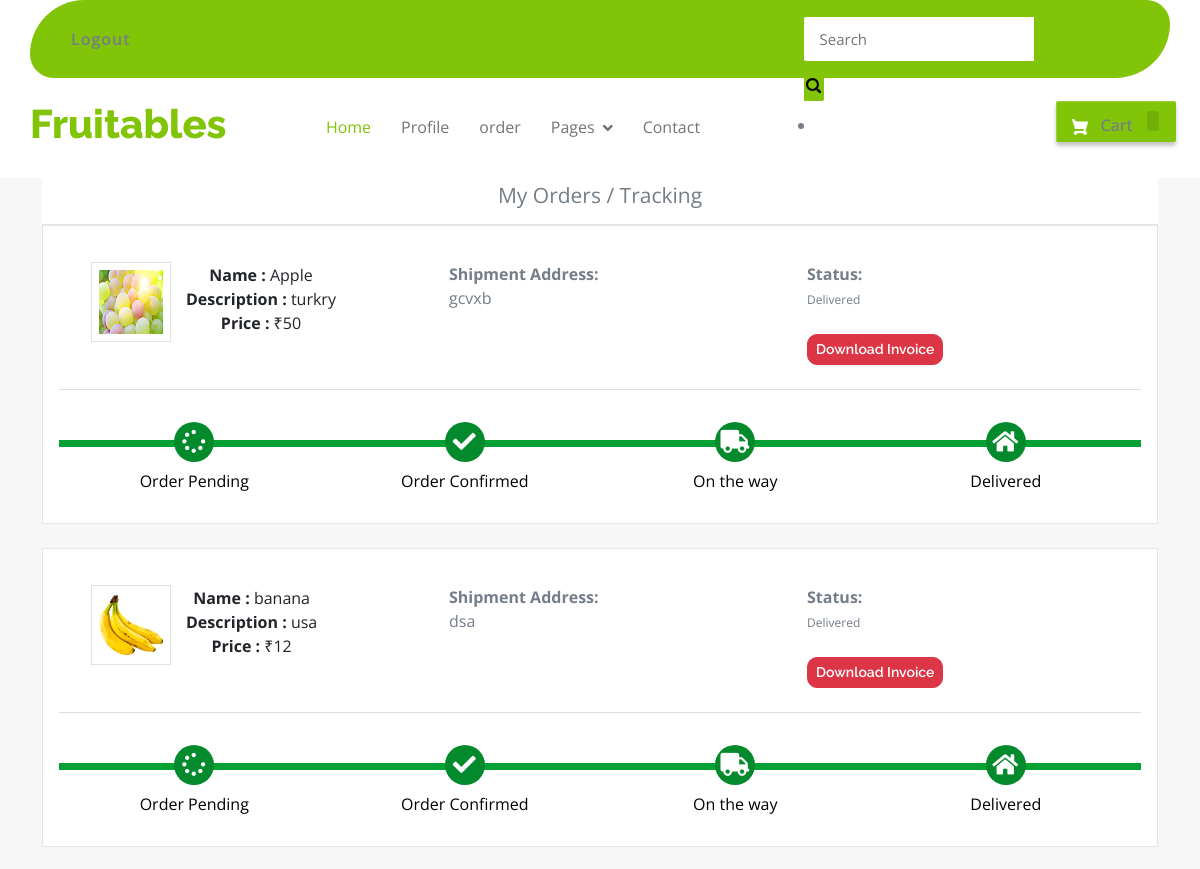
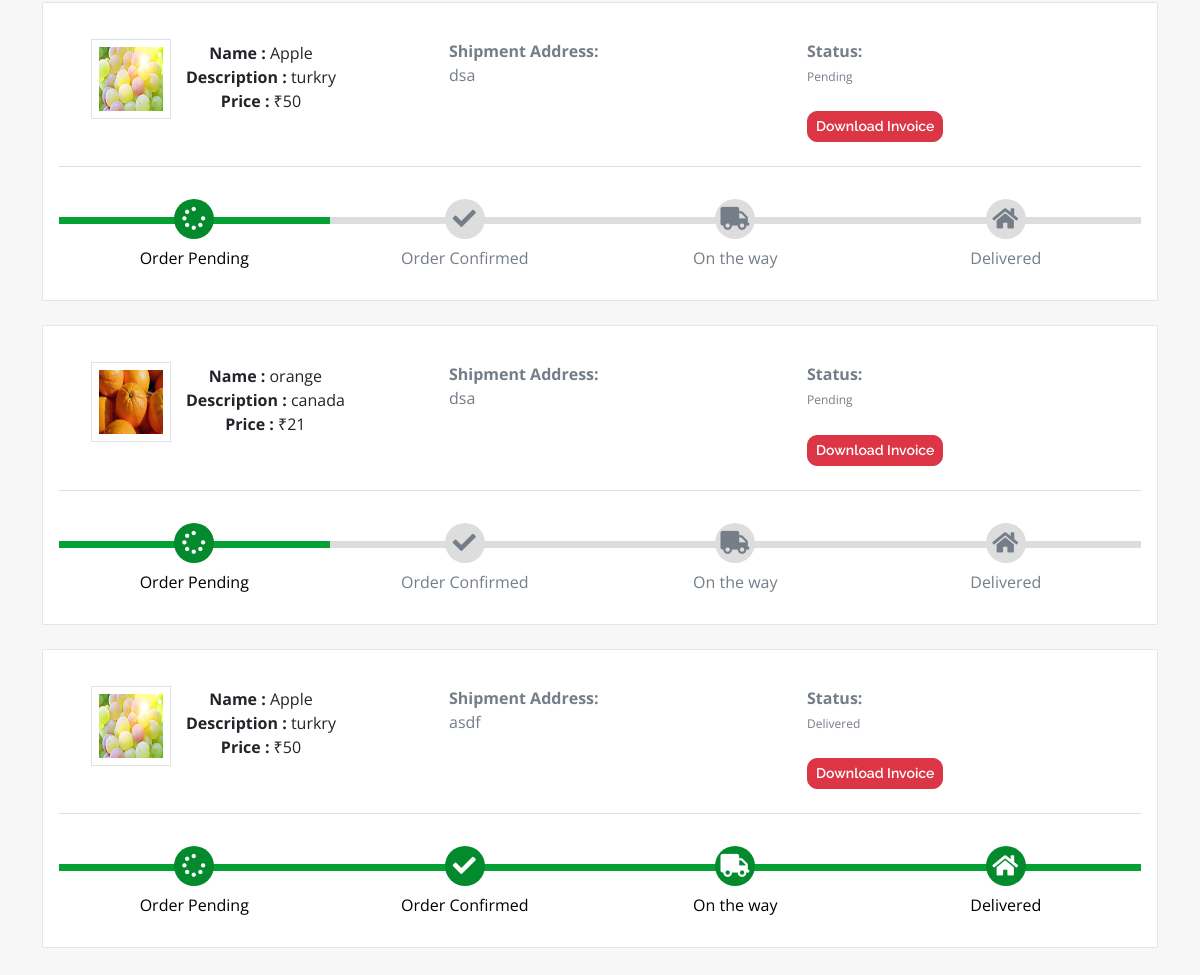
Page /my-order (signed in) on the committed database (2 pictures, top to bottom).
### ecom/models.py (models this page shows, shortened)
class Product(models.Model):
    name=models.CharField(max_length=40)
    product_image= models.ImageField(upload_to='product_image/',null=True,blank=True)
    price = models.PositiveIntegerField()
    description=models.CharField(max_length=40)

class Orders(models.Model):
    STATUS =(
        ('Pending','Pending'),
        ('Order Confirmed','Order Confirmed'),
        ('Out for Delivery','Out for Delivery'),
        ('Delivered','Delivered'),
    )
    customer=models.ForeignKey('Customer', on_delete=models.CASCADE,null=True)
    product=models.ForeignKey('Product',on_delete=models.CASCADE,null=True)
    email = models.CharField(max_length=50,null=True)
    address = models.CharField(max_length=500,null=True)
    mobile = models.CharField(max_length=20,null=True)
    order_date= models.DateField(auto_now_add=True,null=True)
    status=models.CharField(max_length=50,null=True,choices=STATUS)

### ecom/views.py (the view)
# urls.py: path('my-order', views.my_order_view,name='my-order'),
@login_required(login_url='customerlogin')
@user_passes_test(is_customer)
def my_order_view(request):
    customer=models.Customer.objects.get(user_id=request.user.id)
    orders=models.Orders.objects.all().filter(customer_id = customer)
    ordered_products=[]
    for order in orders:
        ordered_product=models.Product.objects.all().filter(id=order.product.id)
        ordered_products.append(ordered_product)
    return render(request,'ecom/my_order.html',{'data':zip(ordered_products,orders)})

### ecom/views.py (called while the page is built)
def is_customer(user):
    return user.groups.filter(name='CUSTOMER').exists()

### templates/ecom/my_order.html (shortened to what this page needs)
{% extends 'ecom/customer_base.html' %}
{% load static %}
{% block content %}
<br><br><br><br><br><br><br>
<div class="container">
    <header class="card-header" style="text-align:center; font-size: 21px"> My Orders / Tracking </header>
    {% for products,order in data %}
    <article class="card">
        <div class="card-body">
            <ul class="row" style="margin-left:20px;margin-top:20px;">
                <li class="col-md-4">
                  <figure class="itemside mb-3">
                    {%for product in products%}
                      <div class="aside"><img src="{% static product.product_image.url %}" class="img-sm border"></div>
                      <figcaption class="info align-self-center">
                          <p class="title"><strong>Name : </strong>{{product.name}} <br> <strong>Description : </strong>{{product.description}} <br> <strong>Price : </strong>₹{{product.price}}</p>
                      </figcaption>
                  </figure>
                </li>
                <li class="col-md-4">
                    <div class="col"> <strong>Shipment Address:</strong> <br> {{order.address}}</div>
                </li>
                <li class="col-md-4">
                    <div class="col"> <strong>Status:</strong> <br>
                        {% if order.status == 'Pending'%}
                        <td> <span class="label label-info" style="font-size: 12px; border-radius: 30px;">{{order.status}}</span></td>
                        {% elif order.status == 'Delivered' %}
                        <td> <span class="label label-success" style="font-size: 12px; border-radius: 30px;">{{order.status}}</span></td>
                        {% elif order.status == 'Out for Delivery' %}
                        <td> <span class="label label-default" style="font-size: 12px; border-radius: 30px;">{{order.status}}</span></td>
                        {%else%}
                          <td> <span class="label label-primary" style="font-size: 12px; border-radius: 30px;">{{order.status}}</span></td>
                        {%endif%}
                    </div> <br>
                    <h4><a style="text-decoration:none;" href="{% url 'download-invoice' order.id product.id  %}" ><button class="btn btn-danger btn-sm">Download Invoice</button></a></h4>
                </li>
                {%endfor%}
            </ul>
            <hr>
            <div class="track">
                {%if order.status == 'Pending' %}
                <div class="step active"> <span class="icon"> <i style="padding-top:3px; padding-right:25px;" class="fa fa-spinner"></i> </span> <span class="text">Order Pending</span> </div>
                <div class="step "> <span class="icon"> <i style="padding-top:3px; padding-right:25px;" class="fa fa-check"></i> </span> <span class="text"> Order Confirmed</span> </div>
                <div class="step "> <span class="icon"> <i style="padding-top:3px; padding-right:25px;" class="fa fa-truck"></i> </span> <span class="text"> On the way </span> </div>
                <div class="step "> <span class="icon"> <i style="padding-top:3px; padding-right:25px;" class="fa fa-home"></i> </span> <span class="text">Delivered</span> </div>
                {%else%}
                <div class="step active"> <span class="icon"> <i style="padding-top:3px; padding-right:25px;" class="fa fa-spinner"></i> </span> <span class="text">Order Pending</span> </div>
                <div class="step active"> <span class="icon"> <i style="padding-top:3px; padding-right:25px;" class="fa fa-check"></i> </span> <span class="text"> Order Confirmed</span> </div>
                <div class="step active"> <span class="icon"> <i style="padding-top:3px; padding-right:25px;" class="fa fa-truck"></i> </span> <span class="text"> On the way </span> </div>
                <div class="step active"> <span class="icon"> <i style="padding-top:3px; padding-right:25px;" class="fa fa-home"></i> </span> <span class="text">Delivered</span> </div>
                {%endif%}
            </div>
        </div>
    </article><br>
    {%endfor%}
</div>
<br><br><br><br><br>
{% endblock content %}

### static/css/style.css (style rules this page uses)
.btn { font-weight: 600; transition: .5s; }

### templates/ecom/customer_base.html (style rules this page uses)
body { background-color: #f7f7f7; }
.fa { font-size: 23px; width: 60px; text-align: center; text-decoration: none; margin: 5px 2px; border-radius: 50%; }
p { text-align: center; }

### templates/ecom/my_order.html (style rules this page uses)
body { background-color: #f7f7f7; }
.container { margin-top: 0px; margin-bottom: 0px }
.card { position: relative; display: -webkit-box; display: -ms-flexbox; display: flex; -webkit-box-orient: vertical; -webkit-box-direction: normal; -ms-flex-direction: column; flex-direction: column; min-width: 0; word-wrap: break-word; background-color: #fff; background-clip: border-box; border: 1px solid rgba(0, 0, 0, 0.1); border-radius: 0.10rem }
.card-header:first-child { border-radius: calc(0.37rem - 1px) calc(0.37rem - 1px) 0 0 }
.card-header { padding: 0.75rem 1.25rem; margin-bottom: 0; background-color: #fff; border-bottom: 1px solid rgba(0, 0, 0, 0.1) }
.track { position: relative; background-color: #ddd; height: 7px; display: -webkit-box; display: -ms-flexbox; display: flex; margin-bottom: 60px; margin-top: 50px }
.track .step { -webkit-box-flex: 1; -ms-flex-positive: 1; flex-grow: 1; width: 25%; margin-top: -18px; text-align: center; position: relative }
.track .step.active:before { background: #05a134 }
.track .step::before { height: 7px; position: absolute; content: ""; width: 100%; left: 0; top: 18px }
.track .step.active .icon { background: #038a2c; color: #fff }
.track .icon { display: inline-block; width: 40px; height: 40px; line-height: 40px; position: relative; border-radius: 100%; background: #ddd }
.track .step.active .text { font-weight: 400; color: #000 }
.track .text { display: block; margin-top: 7px }
.itemside { position: relative; display: -webkit-box; display: -ms-flexbox; display: flex; width: 100% }
.itemside .aside { position: relative; -ms-flex-negative: 0; flex-shrink: 0 }
.img-sm { width: 80px; height: 80px; padding: 7px }
ul.row, ul.row-sm { list-style: none; padding: 0 }
.itemside .info { padding-left: 15px; padding-right: 7px }
.itemside .title { display: block; margin-bottom: 5px; color: #212529 }
p { margin-top: 0; margin-bottom: 1rem }

### rows in the picture
Orders: address "gcvxb", status "Delivered", shows "Order Pending"
Product: product_image (picture), name "Apple", description "turkry", price "50"
Orders: address "dsa", status "Delivered", shows "Order Pending"
Product: product_image (picture), name "banana", description "usa", price "12"
Orders: address "dsa", status "Pending", shows "Order Pending"
Orders: address "dsa", status "Pending", shows "Order Pending"
Product: product_image (picture), name "orange", description "canada", price "21"
Orders: address "asdf", status "Delivered", shows "Order Pending"
